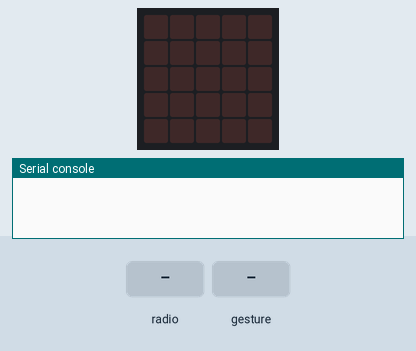
Simulated run of this program. Board: BBC micro:bit (MakeCode). Shown: the board's 5×5 LED display, the last lines printed to the serial console. Inputs (shaded band) come from the test bench. Random numbers come from a fixed seed; no radio messages arrive unless stated (any console line starting 'radio sent:' is added by the test bench); a tilt is held for 1.5 s and a shake lasts 1 s, then the board lies face up again.

Above: at 1.2 s.
1.3 s: radio message "1" arrives
At 1.6 s:
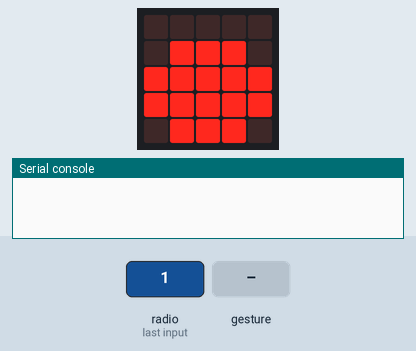
4.3 s: gesture 'shake'
At 5.2 s:
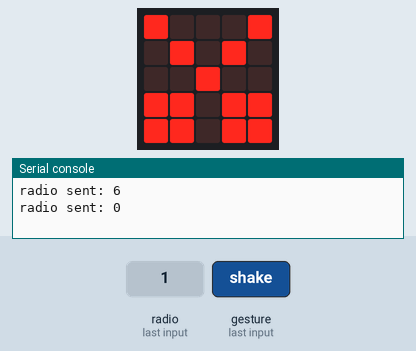
6.0 s: radio message "2" arrives
At 8.7 s:
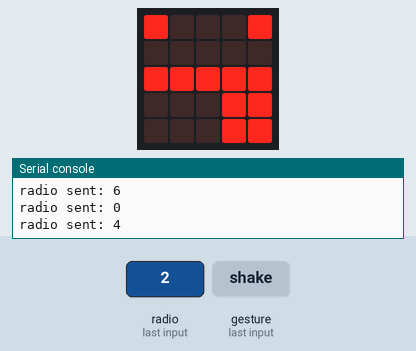
9.0 s: radio message "3" arrives
At 9.8 s:
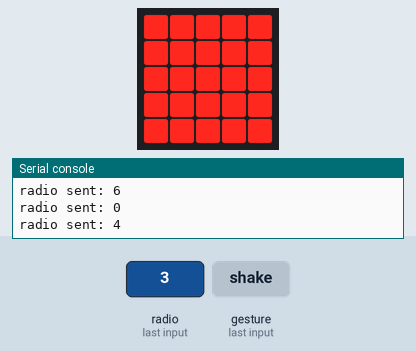
12.0 s: radio message "6" arrives
At 13.2 s:
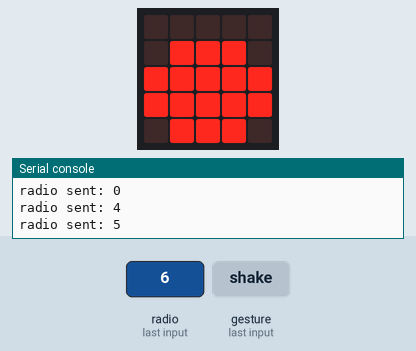
13.5 s: radio message "4" arrives
At 14.8 s:
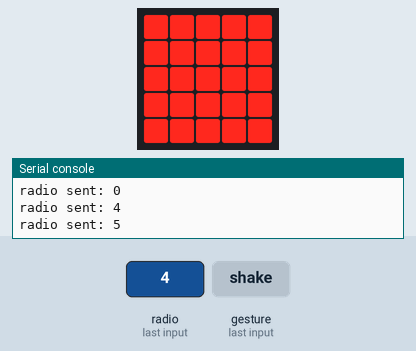
Timing chart, 0 to 16.4 s (numbered marks = the images above; inputs shaded):
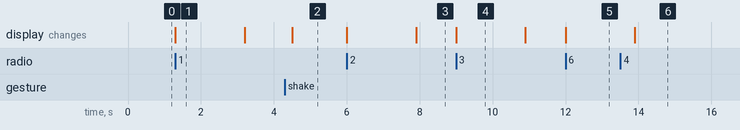

The program:

main.ts
```typescript
let Jugada_2 = 0
let Mi_jugada = 0
radio.onReceivedNumber(function (receivedNumber) {
    Jugada_2 = randint(1, 3)
    if (Jugada_2 == 1) {
        basic.showLeds(`
            . . . . .
            . # # # .
            # # # # #
            # # # # #
            . # # # .
            `)
    } else if (Jugada_2 == 2) {
        basic.showLeds(`
            # # # # #
            # # # # #
            # # # # #
            # # # # #
            # # # # #
            `)
    } else if (Jugada_2 == 3) {
        basic.showLeds(`
            # . . . #
            . # . # .
            . . # . .
            # # . # #
            # # . # #
            `)
    }
    basic.pause(1500)
    if (receivedNumber == 1) {
        basic.showIcon(IconNames.Asleep)
        radio.sendNumber(6)
    } else if (receivedNumber == 2) {
        basic.showIcon(IconNames.Silly)
        radio.sendNumber(4)
    } else if (receivedNumber == 3) {
        basic.showIcon(IconNames.Fabulous)
        radio.sendNumber(5)
    }
})
input.onGesture(Gesture.Shake, function () {
    radio.sendNumber(Mi_jugada)
    Mi_jugada = randint(1, 3)
    if (Mi_jugada == 1) {
        basic.showLeds(`
            . . . . .
            . # # # .
            # # # # #
            # # # # #
            . # # # .
            `)
    } else if (Mi_jugada == 2) {
        basic.showLeds(`
            # # # # #
            # # # # #
            # # # # #
            # # # # #
            # # # # #
            `)
    } else if (Mi_jugada == 3) {
        basic.showLeds(`
            # . . . #
            . # . # .
            . . # . .
            # # . # #
            # # . # #
            `)
    }
})
basic.forever(function () {
    radio.setGroup(3)
})
```

test.ts
```typescript
// aquí va el archivo "tests"; esto no se compilará cuando este paquete se utilice como una extensión.
```

Measured:
- after the input at 1.3 s, the display: changes at once (image 1)
- after the input at 4.3 s, the display: changes after 0.20 s (image 2)
- after the input at 6.0 s, the display: first changes at once (image 3 shows a later state)
- after the input at 9.0 s, the display: changes at once (image 4)
- after the input at 12.0 s, the display: changes at once (image 5)
- after the input at 13.5 s, the display: changes after 0.40 s (image 6)
- what the display in image 1 shows lasts 1.9 s, from 1.3 s to 3.2 s
